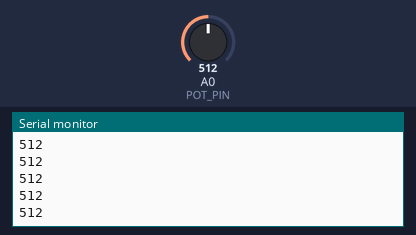
Recording of a sketch running on a simulated Arduino Uno, built with avr-gcc and run on an emulated ATmega328P. Shown: the last lines printed to the serial monitor. Inputs (shaded band) come from the test bench; at power-on: A0 (POT_PIN) = 512.

Above: at 1.2 s.
1.3 s: A0 (POT_PIN) set to 716
At 1.31 s:
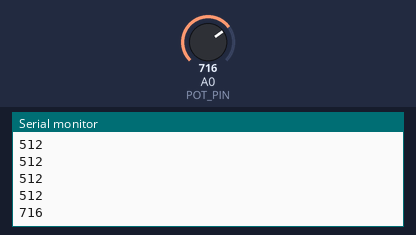
2.8 s: A0 (POT_PIN) set to 900
At 2.81 s:
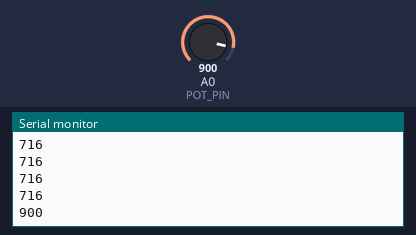
Timing chart, 0 to 5.8 s (numbered marks = the images above; inputs shaded):
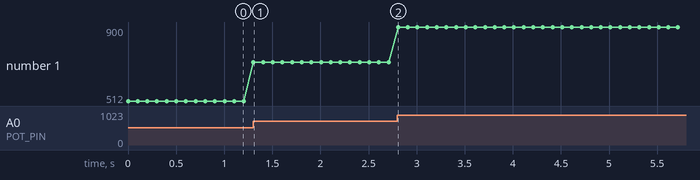

The sketch:

04a-pot-serial.ino
```cpp
const int POT_PIN = A0;

void setup() {
  Serial.begin(9600);
}

void loop() {
  int knob = analogRead(POT_PIN);
  Serial.println(knob);
  delay(100);
}
```

Measured:
- after the input at 1.3 s, the serial monitor: prints a new line at once (image 1)
- after the input at 2.8 s, the serial monitor: prints a new line at once (image 2)
- plotted number 1: 512 → 716 after the input at 1.3 s, 716 → 900 after the input at 2.8 s
